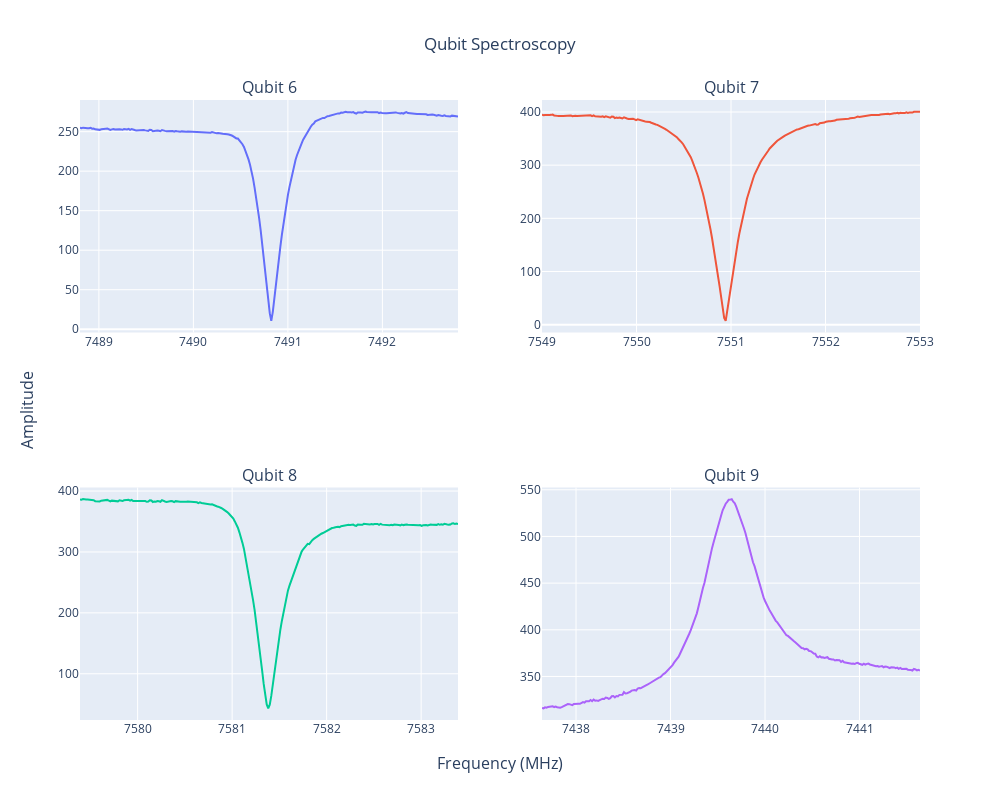

Source (notebook cell):
### Code cell
# Create a 2x2 subplot figure
fig = sp.make_subplots(
    rows=2, cols=2,
    subplot_titles=("Qubit 6", "Qubit 7", "Qubit 8", "Qubit 9"),
    x_title="Frequency (MHz)",
    y_title="Amplitude"
)

# Add each qubit's result to a different subplot
fig.add_trace(go.Scatter(x=f1, y=q1, mode='lines', name='Qubit 6'), row=1, col=1)
fig.add_trace(go.Scatter(x=f2, y=q2, mode='lines', name='Qubit 7'), row=1, col=2)
fig.add_trace(go.Scatter(x=f3, y=q3, mode='lines', name='Qubit 8'), row=2, col=1)
fig.add_trace(go.Scatter(x=f4, y=q4, mode='lines', name='Qubit 9'), row=2, col=2)

# Update layout with a main title
fig.update_layout(
    title="Qubit Spectroscopy",
    height = 800, width = 1000,
    title_x= 0.5,    
    showlegend=False
)

# Show the plot
fig.show()

### Figure 1 — Plotly figure (JSON) as saved in the notebook; plotly's stock layout.template omitted (floating-point values rounded to 4 significant figures; data arrays with more than 128 entries replaced by an {"elided": "..."} marker saying what was removed)
{"data": [{"mode": "lines", "name": "Qubit 6", "type": "scatter", "x": {"elided": "250 float values"}, "xaxis": "x", "y": {"elided": "250 float values"}, "yaxis": "y"}, {"mode": "lines", "name": "Qubit 7", "type": "scatter", "x": {"elided": "250 float values"}, "xaxis": "x2", "y": {"elided": "250 float values"}, "yaxis": "y2"}, {"mode": "lines", "name": "Qubit 8", "type": "scatter", "x": {"elided": "250 float values"}, "xaxis": "x3", "y": {"elided": "250 float values"}, "yaxis": "y3"}, {"mode": "lines", "name": "Qubit 9", "type": "scatter", "x": {"elided": "250 float values"}, "xaxis": "x4", "y": {"elided": "250 float values"}, "yaxis": "y4"}], "layout": {"annotations": [{"font": {"size": 16}, "showarrow": false, "text": "Qubit 6", "x": 0.225, "xanchor": "center", "xref": "paper", "y": 1, "yanchor": "bottom", "yref": "paper"}, {"font": {"size": 16}, "showarrow": false, "text": "Qubit 7", "x": 0.775, "xanchor": "center", "xref": "paper", "y": 1, "yanchor": "bottom", "yref": "paper"}, {"font": {"size": 16}, "showarrow": false, "text": "Qubit 8", "x": 0.225, "xanchor": "center", "xref": "paper", "y": 0.375, "yanchor": "bottom", "yref": "paper"}, {"font": {"size": 16}, "showarrow": false, "text": "Qubit 9", "x": 0.775, "xanchor": "center", "xref": "paper", "y": 0.375, "yanchor": "bottom", "yref": "paper"}, {"font": {"size": 16}, "showarrow": false, "text": "Frequency (MHz)", "x": 0.5, "xanchor": "center", "xref": "paper", "y": 0, "yanchor": "top", "yref": "paper", "yshift": -30}, {"font": {"size": 16}, "showarrow": false, "text": "Amplitude", "textangle": -90, "x": 0, "xanchor": "right", "xref": "paper", "xshift": -40, "y": 0.5, "yanchor": "middle", "yref": "paper"}], "height": 800, "showlegend": false, "title": {"text": "Qubit Spectroscopy", "x": 0.5}, "width": 1000, "xaxis": {"anchor": "y", "domain": [0, 0.45]}, "xaxis2": {"anchor": "y2", "domain": [0.55, 1]}, "xaxis3": {"anchor": "y3", "domain": [0, 0.45]}, "xaxis4": {"anchor": "y4", "domain": [0.55, 1]}, "yaxis": {"anchor": "x", "domain": [0.625, 1]}, "yaxis2": {"anchor": "x2", "domain": [0.625, 1]}, "yaxis3": {"anchor": "x3", "domain": [0, 0.375]}, "yaxis4": {"anchor": "x4", "domain": [0, 0.375]}}}
